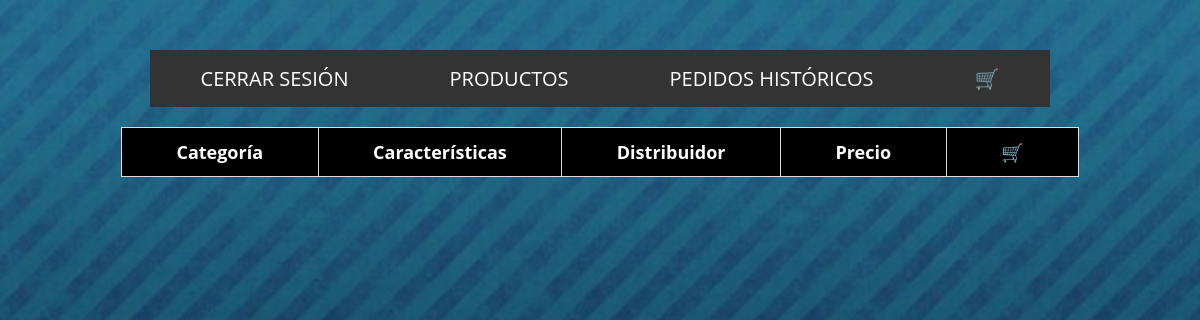
/SystemCare_inv/mostrar_otros.php (signed in), run on an earlier commit of the app's database.
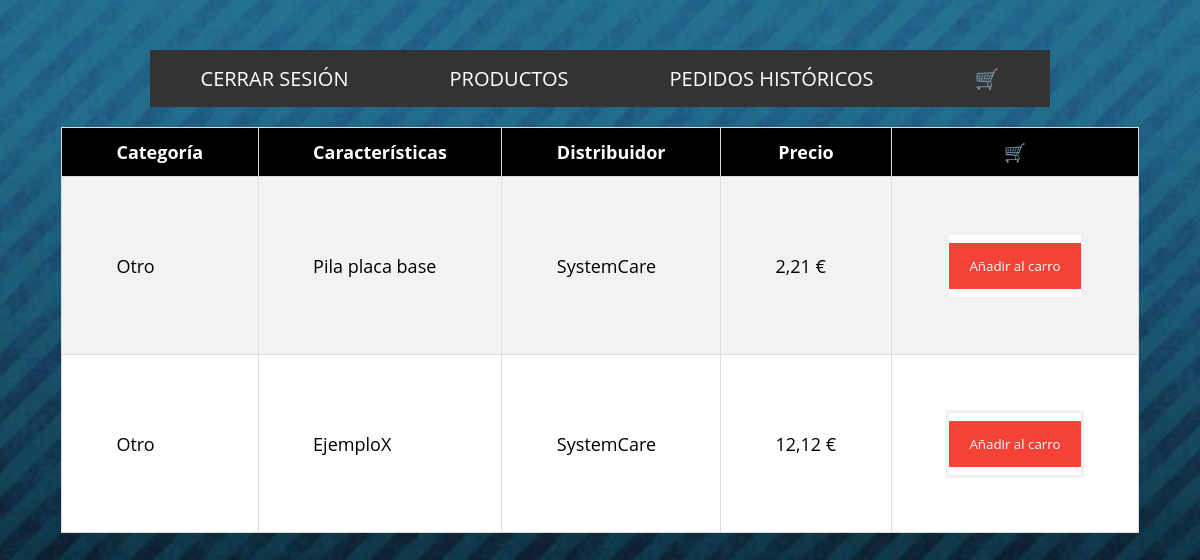
And on a later commit of the database.
### tables this page shows
CREATE TABLE `productos` (
  `id` int(11) NOT NULL,
  `stock` int(11) NOT NULL,
  `categoria` varchar(255) NOT NULL,
  `caracteristicas` varchar(255) NOT NULL,
  `Distribuidor` varchar(255) NOT NULL,
  `precio` float NOT NULL
);

### SystemCare_inv/mostrar_otros.php (the view, shortened to what this page needs)
<!DOCTYPE html>
<html lang="es">
<head>
    <link rel="stylesheet" href="css/style.css">
</head>
<body id="fondo">
<?php include_once('header.php');?>
<?php
    $servername = "localhost";
    $username = "systemadmin";
    $password = "abc123.";
    $dbname = "SystemCare_inv";
    $conn = mysqli_connect($servername, $username, $password, $dbname);
    $sql = "SELECT id, categoria, caracteristicas, distribuidor, precio FROM productos WHERE categoria=?";
    $stmt = mysqli_prepare($conn, $sql);
    $categoria = 'Otro';
    mysqli_stmt_bind_param($stmt, "s", $categoria);
    mysqli_stmt_execute($stmt);
    $resultado = mysqli_stmt_get_result($stmt);
	echo "<table id='categorias'>";
	echo "<tr><th>Categoría</th><th>Características</th><th>Distribuidor</th><th>Precio</th><th>🛒</th></tr>";
	while ($fila = mysqli_fetch_assoc($resultado)) {
    $precio = number_format($fila["precio"], 2, ',', '') . " €";
    echo "<tr><td>" . $fila["categoria"] . "</td><td>" . $fila["caracteristicas"] . "</td><td>" . $fila["distribuidor"] . "</td><td>" . $precio . "</td><td><form action='carro.php' method='POST'><input type='hidden' name='id' value='" . $fila["id"] . "'><input type='hidden' name='categoria' value='" . $fila["categoria"] . "'><input type='hidden' name='caracteristicas' value='" . $fila["caracteristicas"] . "'><input type='hidden' name='distribuidor' value='" . $fila["distribuidor"] . "'><input type='hidden' name='precio' value='" . $fila["precio"] . "'><button type='submit'>Añadir al carro</button></form></td></tr>";
	}
	echo "</table>";
?>
</body>
</html>

What changed in the data, as far as the page shows it:
now on this page (row edited): productos: categoria "Otro", caracteristicas "Pila placa base", Distribuidor "SystemCare", precio "2,21 €"
now on this page (row edited): productos: categoria "Otro", caracteristicas "EjemploX", Distribuidor "SystemCare", precio "12,12 €"
